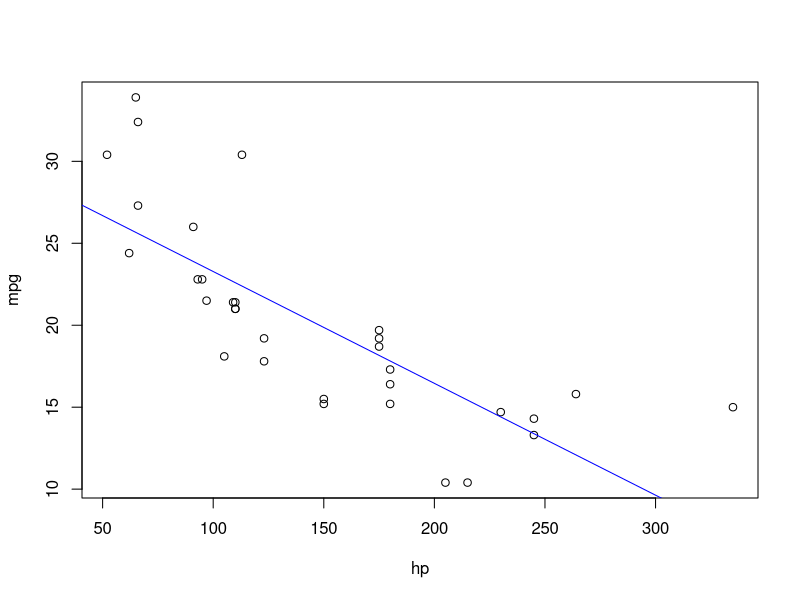

Source code (R):
## ---- chunk 1
print("Mtcars hp and mpg summary")
summary(mtcars$hp)
summary(mtcars$mpg)
## ---- chunk 2
YX <- lm(mpg ~ hp, data = mtcars)
plot(mpg ~ hp, data = mtcars)
abline(YX, col = "blue")
